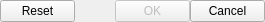
     <widget class="QSplitter" name="splitter_6" >
      <property name="orientation" >
       <enum>Qt::Horizontal</enum>
      </property>
      <widget class="QWidget" name="layoutWidget" >
       <layout class="QGridLayout" >
        <property name="sizeConstraint" >
         <enum>QLayout::SetNoConstraint</enum>
        </property>
        <property name="spacing" >
         <number>0</number>
        </property>
        <item row="0" column="2" >
         <widget class="QPushButton" name="pushButtonOk" >
          <property name="enabled" >
           <bool>false</bool>
          </property>
          <property name="maximumSize" >
           <size>
            <width>75</width>
            <height>16777215</height>
           </size>
          </property>
          <property name="text" >
           <string>OK</string>
          </property>
         </widget>
        </item>
        <item row="0" column="3" >
         <widget class="QPushButton" name="pushButtonCancel" >
          <property name="maximumSize" >
           <size>
            <width>75</width>
            <height>16777215</height>
           </size>
          </property>
          <property name="text" >
           <string>Cancel</string>
          </property>
         </widget>
        </item>
        <item row="0" column="1" >
         <spacer name="horizontalSpacer_2" >
          <property name="orientation" >
           <enum>Qt::Horizontal</enum>
          </property>
          <property name="sizeHint" stdset="0" >
           <size>
            <width>40</width>
            <height>20</height>
           </size>
          </property>
         </spacer>
        </item>
        <item row="0" column="0" >
         <widget class="QPushButton" name="pushButtonReset" >
          <property name="maximumSize" >
           <size>
            <width>75</width>
            <height>16777215</height>
           </size>
          </property>
          <property name="text" >
           <string>Reset</string>
          </property>
         </widget>
        </item>
       </layout>
      </widget>
     </widget>
